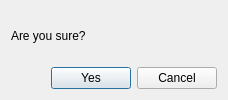
<?xml version="1.0" encoding="UTF-8"?>
<ui version="4.0">
 <class>Dialog</class>
 <widget class="QDialog" name="Dialog">
  <property name="windowTitle">
   <string>Confirm Change</string>
  </property>
  <layout class="QGridLayout" name="gridLayout">
   <item row="0" column="0">
    <layout class="QHBoxLayout" name="horizontalLayout">
     <item>
      <widget class="QLabel" name="label">
       <property name="text">
        <string>Are you sure?</string>
       </property>
      </widget>
     </item>
     <item>
      <spacer name="horizontalSpacer_2">
       <property name="orientation">
        <enum>Qt::Horizontal</enum>
       </property>
       <property name="sizeHint" stdset="0">
        <size>
         <width>40</width>
         <height>20</height>
        </size>
       </property>
      </spacer>
     </item>
    </layout>
   </item>
   <item row="1" column="0">
    <layout class="QHBoxLayout" name="horizontalLayout_2">
     <item>
      <spacer name="horizontalSpacer">
       <property name="orientation">
        <enum>Qt::Horizontal</enum>
       </property>
       <property name="sizeHint" stdset="0">
        <size>
         <width>40</width>
         <height>20</height>
        </size>
       </property>
      </spacer>
     </item>
     <item>
      <widget class="QPushButton" name="acceptButton">
       <property name="text">
        <string>Yes</string>
       </property>
      </widget>
     </item>
     <item>
      <widget class="QPushButton" name="rejectButton">
       <property name="text">
        <string>Cancel</string>
       </property>
      </widget>
     </item>
    </layout>
   </item>
  </layout>
 </widget>
 <resources/>
 <connections/>
</ui>
